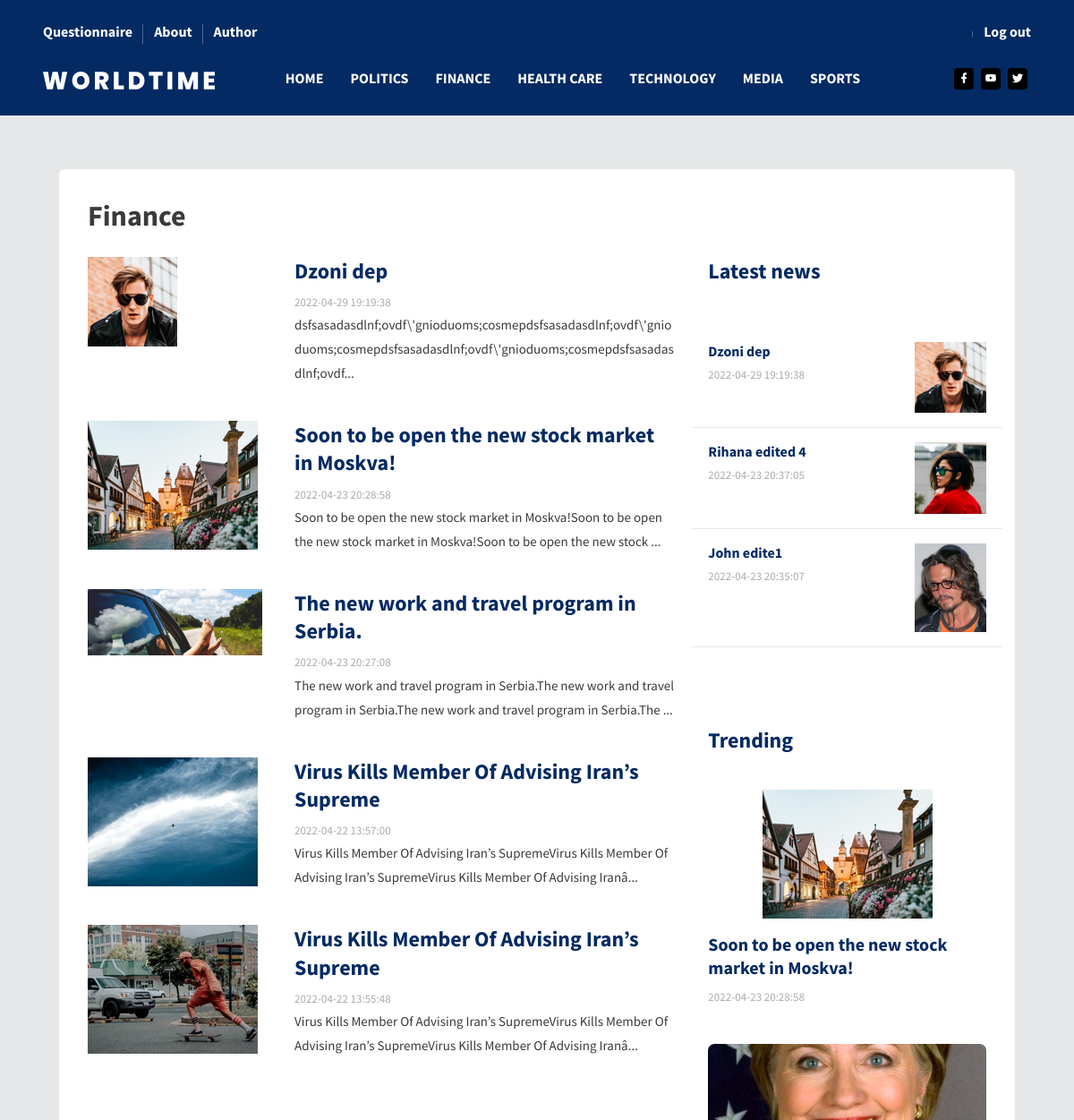
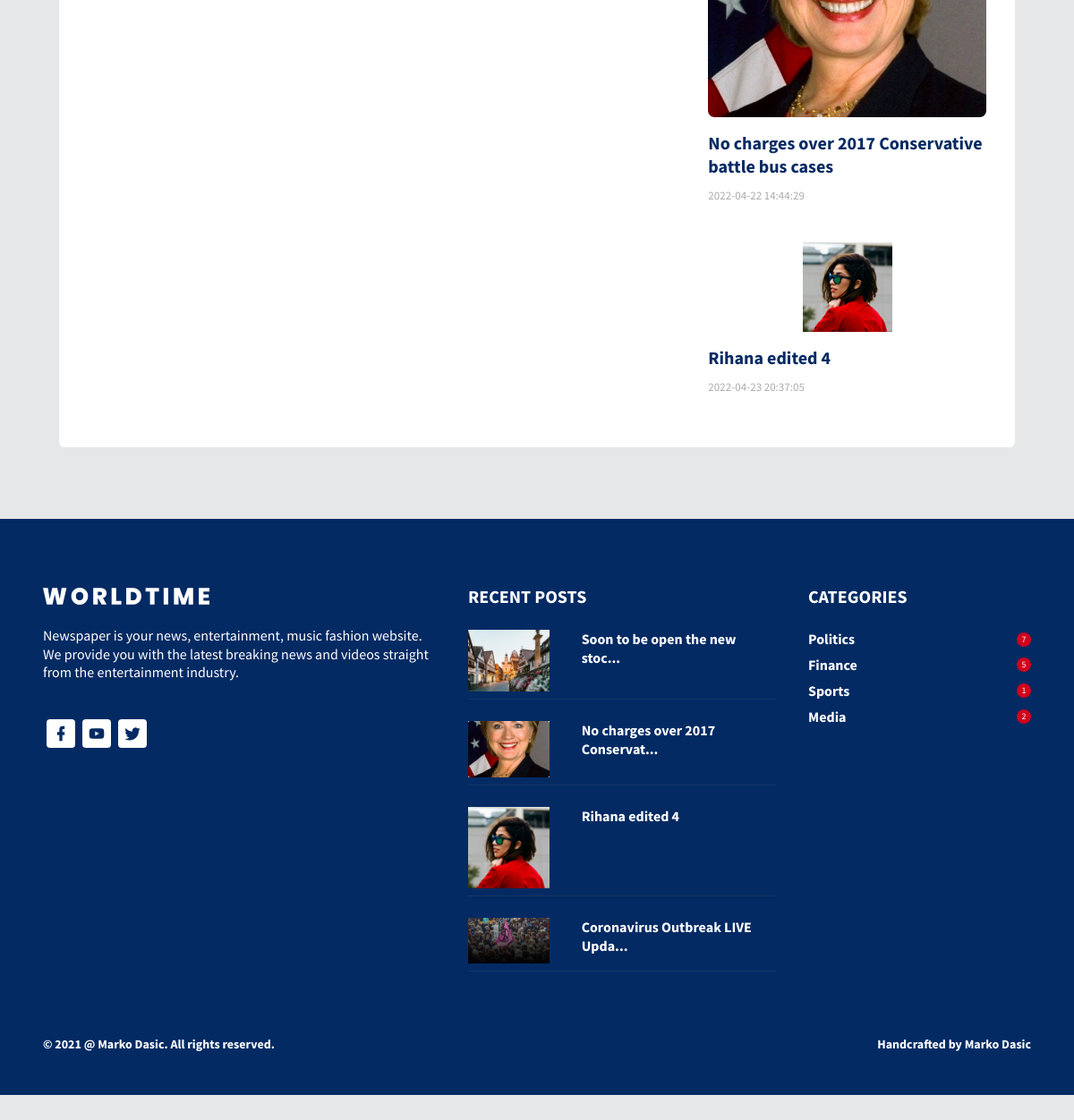
Screenshot of /index.php?pages=category&name=Finance (signed in) with the database file from the repository (2 pictures, top to bottom).
### tables this page shows
CREATE TABLE `category` (
  `id_category` int(255) NOT NULL,
  `name` varchar(255) NOT NULL
);

CREATE TABLE `vest` (
  `id_vest` int(255) NOT NULL,
  `title` varchar(200) NOT NULL,
  `date` timestamp NOT NULL DEFAULT CURRENT_TIMESTAMP,
  `description` varchar(5000) NOT NULL,
  `ban` int(2) NOT NULL DEFAULT '0',
  `active` tinyint(1) NOT NULL DEFAULT '0',
  `id_author` int(255) NOT NULL,
  `id_image` int(255) NOT NULL,
  `id_category` int(255) NOT NULL,
  `id_vest_type` int(255) NOT NULL
);

CREATE TABLE `image` (
  `id_image` int(11) NOT NULL,
  `type` varchar(255) NOT NULL,
  `path` varchar(255) NOT NULL,
  `size` int(255) NOT NULL,
  `alt` varchar(255) NOT NULL
);

CREATE TABLE `user_like` (
  `id_user_like` int(255) NOT NULL,
  `id_user` int(255) NOT NULL,
  `id_vest` int(255) NOT NULL,
  `is_liked` tinyint(1) NOT NULL DEFAULT '1'
);

### models/functions.php (called while the page is built, shortened)
<?php
function GetCategory(){
    global $conn;
    $res = $conn->query("SELECT * FROM category")->fetchAll();
    return $res;
}
function GetNewNews($lim){
    global $conn;
    $res = $conn->query("SELECT * FROM vest v
    JOIN vest_type vt ON v.id_vest_type = vt.id_vest_type
    JOIN image i ON v.id_image=i.id_image
    WHERE v.ban = 0 AND v.active=0
    ORDER BY date DESC LIMIT 0,".$lim);
    return $res->fetchAll();
}
function GetNewNewsForCategory($category,$lim){
    global $conn;
    $res = $conn->query("SELECT * FROM vest v
    JOIN vest_type vt ON v.id_vest_type = vt.id_vest_type
    JOIN category c ON v.id_category = c.id_category
    JOIN image i ON v.id_image=i.id_image
    WHERE c.name LIKE '%$category%' AND v.ban = 0 AND v.active=0
    ORDER BY date DESC
    LIMIT 0,$lim");
    return $res->fetchAll();
}
function GetNumberPostFromCategory($name){
    global $conn;
    $quer = "SELECT name, COUNT(*) AS number FROM category c
    JOIN vest v ON c.id_category = v.id_category
 	WHERE name LIKE '%$name%'
    GROUP BY name";
    $res = $conn->query($quer);
    return $res->fetch();
}
function GetMostLikesNews($lim){
    global $conn;
    $quer = "SELECT *, COUNT(id_user_like) AS number_like   FROM user_like ul
    JOIN vest v ON ul.id_vest = v.id_vest
    JOIN image i ON v.id_image=i.id_image
    JOIN vest_type vt ON v.id_vest_type = vt.id_vest_type
    WHERE ul.is_liked > 0 AND v.ban = 0 AND v.active=0
    GROUP BY title
    ORDER BY number_like
    LIMIT 0, $lim";
    $res = $conn->query($quer);
    return $res->fetchAll();
}

### view/pages/singe-category.php (the view, shortened to what this page needs)
<?php
    $name = $_GET['name'];
    $arr_news = GetNewNewsForCategory($name,5);
    $arr_last_news = GetNewNews(3);
    $popular = GetMostLikesNews(3);
?>
<div class="content-wrapper">
          <div class="container">
            <div class="col-sm-12">
              <div class="card" data-aos="fade-up">
                <div class="card-body">
                  <div class="row">
                    <div class="col-sm-12">
                      <h1 class="font-weight-600 mb-4">
                        <?=$name?>
                      </h1>
                    </div>
                  </div>
                  <div class="row">
                    <div class="col-lg-8">
                <?php foreach($arr_news as $el):?>
                      <div class="row">
                        <div class="col-sm-4 grid-margin">
                          <div class="rotate-img">
                            <a href = "index.php?pages=vest&id=<?= $el->id_vest?>"><img
                              src="<?=$el->path?>"
                              alt="<?=$el->alt?>"
                              class="img-fluid"
                            /></a>
                          </div>
                        </div>
                        <div class="col-sm-8 grid-margin">
                          <h2 class="font-weight-600 mb-2">
                            <a href="index.php?pages=vest&id=<?= $el->id_vest?>" class="link-blue"><?=$el->title?></a>
                          </h2>
                          <p class="fs-13 text-muted mb-0">
                            <span class="mr-2"><?=$el->date?></span>
                          </p>
                          <p class="fs-15">
                          <?php if (strlen($el->description) > 130) {
                                      echo substr($el->description, 0, 130) . '...';
                                } else {
                                    echo $el->description;
                                }
                            ?>
                          </p>
                        </div>
                      </div>
                <?php endforeach?>
                </div>
                <div class="col-lg-4">
                      <h2 class="mb-4 text-primary font-weight-600">
                        Latest news
                      </h2>
                      <div class="row">
                        <div class="col-sm-12">
                          <div class="pb-2 pt-4">
                        <?php foreach($arr_last_news as $el):?>
                            <div class="row py-3 border-bottom">
                              <div class="col-sm-8">
                                <h5 class="font-weight-600 mb-1">
                                  <a href="index.php?pages=vest&id=<?= $el->id_vest?>" class="link-blue"><?=$el->title?></a>
                                </h5>
                                <p class="fs-13 text-muted mb-0">
                                  <span class="mr-2">
                                  <?=$el->date;
                                    ?>
                                  </span>
                                </p>
                              </div>
                              <div class="col-sm-4">
                                <div class="rotate-img">
                                  <a href="index.php?pages=vest&id=<?= $el->id_vest?>"><img
                                    src="<?= $el->path?>"
                                    alt="<?=$el->alt?>"
                                    class="img-fluid"
                                  /></a>
                                </div>
                              </div>
                            </div>
                            <?php endforeach?>
                            </div>
                        </div>
                      </div>
                      <div class="trending">
                        <h2 class="mb-4 text-primary font-weight-600">
                          Trending
                        </h2>
                        <?php foreach($popular as $el):?>
                            <div class="mb-4 pt-3">
                          <div class="rotate-img d-flex justify-content-center">
                            <a href="index.php?pages=vest&id=<?= $el->id_vest?>"><img
                              src="<?=$el->path?>"
                              alt="<?=$el->alt?>"
                              class="img-fluid"
                            /></a>
                          </div>
                          <h3 class="mt-3 font-weight-600">
                            <a href="index.php?pages=vest&id=<?= $el->id_vest?>" class="link-blue">
                            <?php if (strlen($el->title) > 50) {
                                      echo substr($el->title, 0, 50) . '...';
                                } else {
                                    echo $el->title;
                                }
                            ?>
                            </a>
                          </h3>
                          <p class="fs-13 text-muted mb-0">
                            <span class="mr-2"><?=$el->date?></span>
                          </p>
                        </div>
                        <?php endforeach?>
                        </div>
                  </div>
                </div>
              </div>
            </div>
          </div>
        </div>

### view/fixed/nav.php (shortened to what this page needs)
<?php
  include "models/config.php";
  include "models/functions.php";
  $nav = GetCategory();
?>
<header id="header">
          <div class="container">
            <nav class="navbar navbar-expand-lg navbar-light">
              <div class="navbar-top">
                <div class="d-flex justify-content-between align-items-center">
                  <ul class="navbar-top-left-menu">
                    <?php if(isset($_SESSION['user'])):?>
                    <li class="nav-item">
                      <a href="index.php?pages=questionnaire&id=1" class="nav-link">Questionnaire</a>
                    </li>
                    <?php endif?>
                    <li class="nav-item">
                      <a href="index.php?pages=about" class="nav-link">About</a>
                    </li>
                    <li class="nav-item">
                      <a href="index.php?pages=author" class="nav-link">Author</a>
                    </li>
                  </ul>
                  <ul class="navbar-top-right-menu">
                    <?php if(!isset($_SESSION['user'])){?>
                    <li class="nav-item">
                      <a href="index.php?pages=log-in" class="nav-link">Login</a>
                    </li>
                    <li class="nav-item">
                      <a href="index.php?pages=registration" class="nav-link">Sign in</a>
                    </li>
                    <?php }else{?>
                    <li class="nav-item">
                      <a href="#" class="nav-link"><?=$_SESSION['user']->first_name?> <?=$_SESSION['user']->last_name?></a>
                    </li>
                    <li class="nav-item">
                      <a href="models/log-out.php" class="nav-link">Log out</a>
                    </li>
                    <?php } ?>
                  </ul>
                </div>
              </div>
              <div class="navbar-bottom">
                <div class="d-flex justify-content-between align-items-center">
                  <div>
                    <a class="navbar-brand" href="index.php"
                      ><img src="assets/images/logo.svg" alt=""
                    /></a>
                  </div>
                  <div>
                    <div
                      class="navbar-collapse justify-content-center collapse"
                      id="navbarSupportedContent"
                    >
                      <ul
                        class="navbar-nav d-lg-flex justify-content-between align-items-center" id="header-nav"
                      >
                        <li class="nav-item active">
                          <a class="nav-link" href="index.php">Home</a>
                        </li>
                        <?php foreach($nav as $el):?>
                        <li class="nav-item">
                          <a class="nav-link" href="index.php?pages=category&name=<?=$el->name?>"><?php echo $el->name == "Health_care" ? "Health Care": $el->name?></a>
                        </li>
                        <?php endforeach?>
                      </ul>
                    </div>
                  </div>
                  <ul class="social-media">
                    <li>
                      <a href="https://sr-rs.facebook.com/">
                        <i class="mdi mdi-facebook"></i>
                      </a>
                    </li>
                    <li>
                      <a href="https://www.youtube.com/">
                        <i class="mdi mdi-youtube"></i>
                      </a>
                    </li>
                    <li>
                      <a href="https://twitter.com/?lang=sr">
                        <i class="mdi mdi-twitter"></i>
                      </a>
                    </li>
                  </ul>
                </div>
              </div>
            </nav>
          </div>
        </header>

### view/fixed/footer.php (shortened to what this page needs)
<?php
  $popular = GetMostLikesNews(4);
  $arr[0] = GetNumberPostFromCategory("Politics");
  $arr[1] = GetNumberPostFromCategory("Finance");
  $arr[2] = GetNumberPostFromCategory("Sport");
  $arr[3] = GetNumberPostFromCategory("Media");
?>
<br/>
<br/>
<br/>
<br/>
<footer>
<div class="footer-top">
            <div class="container-lg">
              <div class="row">
                <div class="col-sm-5">
                  <img src="assets/images/logo.svg" class="footer-logo" alt="" />
                  <h5 class="font-weight-normal mt-4 mb-5">
                    Newspaper is your news, entertainment, music fashion website. We
                    provide you with the latest breaking news and videos straight from
                    the entertainment industry.
                  </h5>
                  <ul class="social-media">
                    <li>
                      <a href="https://sr-rs.facebook.com/">
                        <i class="mdi mdi-facebook"></i>
                      </a>
                    </li>
                    <li>
                      <a href="https://www.youtube.com/">
                        <i class="mdi mdi-youtube"></i>
                      </a>
                    </li>
                    <li>
                      <a href="https://twitter.com/?lang=sr">
                        <i class="mdi mdi-twitter"></i>
                      </a>
                    </li>
                  </ul>
                </div>
                <div class="col-sm-4">
                  <h3 class="font-weight-bold mb-3">RECENT POSTS</h3>
                  <?php foreach($popular as $el):?>
                  <div class="row mt-4">
                    <div class="col-sm-12">
                      <div class="footer-border-bottom pb-2">
                        <div class="row">
                          <div class="col-md-4 col-12">
                            <a href="index.php?pages=vest&id=<?=$el->id_vest?>" > <img
                              src="<?=$el->path?>"
                              alt="<?=$el->alt?>"
                              class="img-fluid"
                            /></a>
                          </div>
                          <div class="col-md-8 col-12">
                            <h5 class="font-weight-600">
                              <a href="index.php?pages=vest&id=<?=$el->id_vest?> " class="link">
                              <?php if (strlen($el->title) > 30) {
                                                echo substr($el->title, 0, 30) . '...';
                                            } else {
                                                echo $el->title;
                                            }
                               ?>
                            </a>
                            </h5>
                          </div>
                        </div>
                      </div>
                    </div>
                  </div>
                  <?php endforeach?>
                </div>
                <div class="col-sm-3">
                  <h3 class="font-weight-bold mb-3">CATEGORIES</h3>
                  <?php foreach($arr as $el):?>
                  <div class="pt-2">
                    <div class="d-flex justify-content-between align-items-center">
                      <h5 class="mb-0 font-weight-600"><?=$el->name?></h5>
                      <div class="count"><?=$el->number?></div>
                    </div>
                  </div>
                  <?php endforeach?>
                </div>
              </div>
            </div>
          </div>
          <div class="footer-bottom">
            <div class="container">
              <div class="row">
                <div class="col-sm-12">
                  <div class="d-sm-flex justify-content-between align-items-center">
                    <div class="fs-14 font-weight-600">
                      © 2021 @ <a href="https://www.bootstrapdash.com/" target="_blank" class="text-white"> Marko Dasic</a>. All rights reserved.
                    </div>
                    <div class="fs-14 font-weight-600">
                      Handcrafted by <a href="https://www.bootstrapdash.com/" target="_blank" class="text-white">Marko Dasic</a>
                    </div>
                  </div>
                </div>
              </div>
            </div>
          </div>
</footer>
</html>

### view/pages/singe-category.php (style rules this page uses)
.link-blue { color:#032a63 !important; }
.link { color:#fff !important; }

### view/fixed/footer.php (style rules this page uses)
.link { color:white !important; }
.link-blue { color:#032a63 !important; }

### rows the page displays
category: name "POLITICS"
category: name "FINANCE"
category: name "HEALTH CARE"
category: name "TECHNOLOGY"
category: name "MEDIA"
category: name "SPORTS"
vest: id_image.path (picture), title "Dzoni dep", date "2022-04-29 19:19:38", description "dsfsasadasdlnf;ovdf\\'gnioduoms;cosmepdsfsasadasdlnf;ovdf\\'gnioduoms;cosmepdsfsasadasdlnf;ovdf\\'gnioduoms;cosmepdsfsasadasdlnf;ovdf"
vest: id_image.path (picture), title "Soon to be open the new stock market in Moskva!", date "2022-04-23 20:28:58", description "Soon to be open the new stock market in Moskva!Soon to be open the new stock market in Moskva!Soon to be open the new stock"
vest: id_image.path (picture), title "The new work and travel program in Serbia.", date "2022-04-23 20:27:08", description "The new work and travel program in Serbia.The new work and travel program in Serbia.The new work and travel program in Serbia.The"
vest: id_image.path (picture), title "Virus Kills Member Of Advising Iran’s Supreme", date "2022-04-22 13:57:00", description "Virus Kills Member Of Advising Iran’s SupremeVirus Kills Member Of Advising Iran’s SupremeVirus Kills Member Of Advising Iranâ"
vest: id_image.path (picture), title "Virus Kills Member Of Advising Iran’s Supreme", date "2022-04-22 13:55:48", description "Virus Kills Member Of Advising Iran’s SupremeVirus Kills Member Of Advising Iran’s SupremeVirus Kills Member Of Advising Iranâ"
vest: title "Rihana edited 4", date "2022-04-23 20:37:05", id_image.path (picture)
vest: title "John edite1", date "2022-04-23 20:35:07", id_image.path (picture)
user_like: image.path (picture), id_vest.title "Soon to be open the new stock market in Moskva!", id_vest.date "2022-04-23 20:28:58", id_vest.title "Soon to be open the new stoc"
user_like: image.path (picture), id_vest.title "No charges over 2017 Conservative battle bus cases", id_vest.date "2022-04-22 14:44:29", id_vest.title "No charges over 2017 Conservat"
user_like: image.path (picture), id_vest.title "Rihana edited 4", id_vest.date "2022-04-23 20:37:05"
user_like: image.path (picture), id_vest.title "Coronavirus Outbreak LIVE Upda"

### other values shown
$name "Finance"
$el->name "Politics"
$el->number "7"
$el->name "Finance"
$el->number "5"
$el->name "Sports"
$el->number "1"
$el->name "Media"
$el->number "2"
